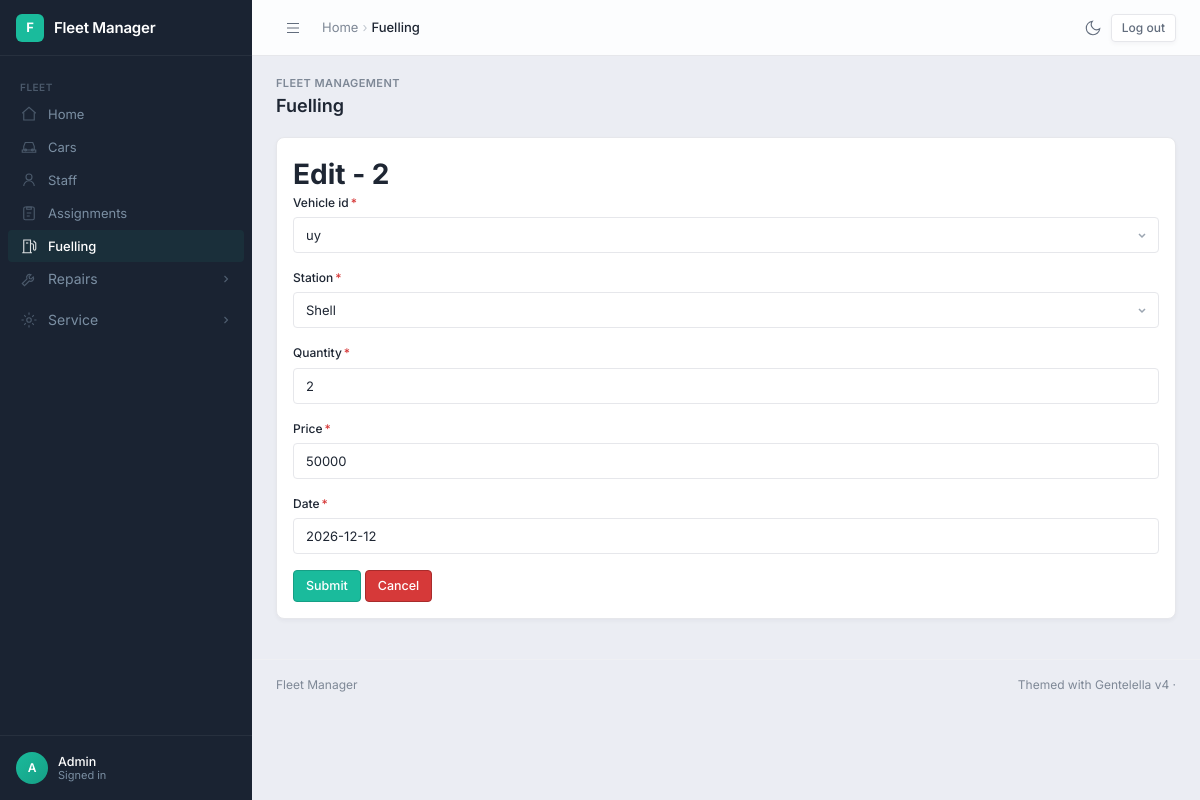
The page /edit_fuel/2/ (signed in) on the database its author committed.
### fleetmanagement/models.py (models this page shows, shortened)
class Fuelling(models.Model):
    STATION_OPTIONS = [
        ("S", "Shell"),
        ("T", "Total")
    ]
    vehicle_id = models.ForeignKey(Car, on_delete = models.CASCADE)
    station = models.CharField(choices=STATION_OPTIONS)
    quantity = models.IntegerField()
    price = models.IntegerField()
    date = models.DateField(auto_now=False)

### fleetmanagement/views.py (the view)
# urls.py: path('edit_fuel/<int:fuelid>/', edit_fuel, name='edit_fuel_page'),
@login_required
def edit_fuel(request, fuelid):
    fuel = Fuelling.objects.get(id = fuelid)
    message = ''
    if request.method == 'POST':
        fuel_form = FuellingForm(request.POST, instance=fuel)
        if fuel_form.is_valid():
            fuel_form.save()
            return redirect('fuelling_page')
        else:
            message = 'Form has invalid data'
    else:
        fuel_form = FuellingForm(instance=fuel)
    context = {
        'form' : fuel_form,
        'msg' : message,
        'fuel' : fuel
    }
    return render(request, "edit_fuel.html", context)

### fleetmanagement/forms.py
class FuellingForm(ModelForm):
    class Meta:
        model = Fuelling
        fields = '__all__'

### fleetmanagement/models.py (called while the page is built)
    def __str__(self):
            return self.number_plate

### fleetmanagement/templates/edit_fuel.html (shortened to what this page needs)
{% extends './home.html' %}
{% load crispy_forms_tags %}
{% block content %}
    <h1>Edit - {{fuel.id}}</h1>
    <form method="post" data-demo-submit="false">
        {{form|crispy}}
        <input type="submit" class="btn btn-primary">
        <a href="{% url 'fuelling_page' %}" class="btn btn-danger">Cancel</a>
    </form>
{% endblock content %}

### fleetmanagement/templates/home.html (shortened to what this page needs)
{% load static %}<!DOCTYPE html>
<html lang="en">
<head>
<link rel="stylesheet" crossorigin href="{% static 'gentelella/assets/main-v4-DB_ReeJG.css' %}">
<link rel="stylesheet" href="{% static 'gentelella/fleet-bridge.css' %}">
</head>
{% with u=request.resolver_match.url_name|default:'' %}
<body data-shell="admin">
<aside class="sidebar" aria-label="Primary navigation">
  <div class="sidebar-brand">
    <div class="brand-icon">F</div>
    <div class="brand-name">Fleet Manager</div>
  </div>
  <nav class="sidebar-nav">
    <div class="nav-group">
      <div class="nav-label">Fleet</div>
<a class="nav-link{% if u == 'home_page' %} active{% endif %}" href="{% url 'home_page' %}"><svg class="icon" width="18" height="18" viewBox="0 0 24 24" fill="none" stroke="currentColor" stroke-width="1.5"><path d="M3 11l9-8 9 8"/><path d="M5 10v10h14V10"/></svg><span class="nav-text">Home</span></a>
<a class="nav-link{% if 'car' in u %} active{% endif %}" href="{% url 'car_page' %}"><svg class="icon" width="18" height="18" viewBox="0 0 24 24" fill="none" stroke="currentColor" stroke-width="1.5"><path d="M5 16V11l2-5h10l2 5v5"/><path d="M3 16h18v3H3z"/><circle cx="7.5" cy="16" r="1.2"/><circle cx="16.5" cy="16" r="1.2"/></svg><span class="nav-text">Cars</span></a>
<a class="nav-link{% if 'staff' in u %} active{% endif %}" href="{% url 'staff_page' %}"><svg class="icon" width="18" height="18" viewBox="0 0 24 24" fill="none" stroke="currentColor" stroke-width="1.5"><circle cx="12" cy="8" r="4"/><path d="M5 20c0-3.9 3.1-7 7-7s7 3.1 7 7"/></svg><span class="nav-text">Staff</span></a>
<a class="nav-link{% if 'assign' in u %} active{% endif %}" href="{% url 'assignment_page' %}"><svg class="icon" width="18" height="18" viewBox="0 0 24 24" fill="none" stroke="currentColor" stroke-width="1.5"><rect x="5" y="4" width="14" height="17" rx="2"/><path d="M9 4h6v3H9zM9 12h6M9 16h4"/></svg><span class="nav-text">Assignments</span></a>
<a class="nav-link{% if 'fuel' in u %} active{% endif %}" href="{% url 'fuelling_page' %}"><svg class="icon" width="18" height="18" viewBox="0 0 24 24" fill="none" stroke="currentColor" stroke-width="1.5"><path d="M5 21V4h9v17M3 21h13"/><path d="M14 9h2a2 2 0 012 2v5a1.5 1.5 0 003 0V8l-3-3"/><path d="M8 8h3"/></svg><span class="nav-text">Fuelling</span></a>
<div class="nav-tree{% if 'repair' in u %} open has-active{% endif %}"><button type="button" class="nav-link nav-toggle" aria-expanded="{% if 'repair' in u %}true{% else %}false{% endif %}"><svg class="icon" width="18" height="18" viewBox="0 0 24 24" fill="none" stroke="currentColor" stroke-width="1.5"><path d="M14.7 6.3a4 4 0 00-5.4 5.4L3 18l3 3 6.3-6.3a4 4 0 005.4-5.4l-2.6 2.6-2.4-.6-.6-2.4z"/></svg><span class="nav-text">Repairs</span><svg class="nav-chev" width="12" height="12" viewBox="0 0 16 16" fill="none" stroke="currentColor" stroke-width="1.5" aria-hidden="true"><path d="M6 4l4 4-4 4"/></svg></button><div class="nav-sub"><div class="nav-sub-inner"><a class="nav-sublink{% if 'repair' in u and 'issues' in u %} active{% endif %}" href="{% url 'repair_issues_page' %}">Repair issues</a><a class="nav-sublink{% if 'repair' in u and 'records' in u %} active{% endif %}" href="{% url 'repair_records_page' %}">Repair records</a></div></div></div>
<div class="nav-tree{% if 'service' in u %} open has-active{% endif %}"><button type="button" class="nav-link nav-toggle" aria-expanded="{% if 'service' in u %}true{% else %}false{% endif %}"><svg class="icon" width="18" height="18" viewBox="0 0 24 24" fill="none" stroke="currentColor" stroke-width="1.5"><circle cx="12" cy="12" r="3"/><path d="M12 2v3M12 19v3M2 12h3M19 12h3M5.6 5.6l2.1 2.1M16.3 16.3l2.1 2.1M5.6 18.4l2.1-2.1M16.3 7.7l2.1-2.1"/></svg><span class="nav-text">Service</span><svg class="nav-chev" width="12" height="12" viewBox="0 0 16 16" fill="none" stroke="currentColor" stroke-width="1.5" aria-hidden="true"><path d="M6 4l4 4-4 4"/></svg></button><div class="nav-sub"><div class="nav-sub-inner"><a class="nav-sublink{% if 'service' in u and 'issues' in u %} active{% endif %}" href="{% url 'service_issues_page' %}">Service issues</a><a class="nav-sublink{% if 'service' in u and 'records' in u %} active{% endif %}" href="{% url 'service_records_page' %}">Service records</a></div></div></div>
    </div>
  </nav>
  <div class="sidebar-footer">
    <div class="sidebar-user">
      <div class="avatar">{% if user.is_authenticated %}{{ user.username|first|upper }}{% else %}?{% endif %}</div>
      <div class="sidebar-user-info">
        <div class="name">{% if user.is_authenticated %}{{ user.username }}{% else %}Guest{% endif %}</div>
        <div class="role">{% if user.is_authenticated %}Signed in{% else %}Not signed in{% endif %}</div>
      </div>
    </div>
  </div>
</aside>
<header class="topbar">
  <div class="topbar-left">
    <button class="sidebar-toggle" type="button" aria-label="Open menu" aria-controls="sidebar" aria-expanded="false">
      <svg width="20" height="20" viewBox="0 0 24 24" fill="none" stroke="currentColor" stroke-width="1.5" aria-hidden="true"><path d="M4 6h16M4 12h16M4 18h16"/></svg>
    </button>
    <nav class="breadcrumb" aria-label="Breadcrumb">
      <a href="{% url 'home_page' %}">Home</a><span class="sep" aria-hidden="true">&rsaquo;</span><span class="current" aria-current="page">{% block crumb %}{% if u == 'home_page' %}Home{% elif 'car' in u %}Cars{% elif 'staff' in u %}Staff{% elif 'assign' in u %}Assignments{% elif 'fuel' in u %}Fuelling{% elif 'repair' in u and 'issues' in u %}Repair issues{% elif 'repair' in u %}Repair records{% elif 'service' in u and 'issues' in u %}Service issues{% elif 'service' in u %}Service records{% elif u == 'login' %}Login{% elif 'sign' in u %}Sign up{% else %}Fleet Manager{% endif %}{% endblock %}</span>
    </nav>
  </div>
  <div class="topbar-right">
    <button class="tb-btn theme-toggle" type="button" title="Toggle theme" aria-label="Toggle theme" aria-pressed="false">
      <svg class="theme-icon-dark" width="18" height="18" viewBox="0 0 24 24" fill="none" stroke="currentColor" stroke-width="1.5" aria-hidden="true"><path d="M21 12.79A9 9 0 1 1 11.21 3 7 7 0 0 0 21 12.79z"/></svg>
    </button>
    <div class="auth-links">
      {% if user.is_authenticated %}
        <form method="post" action="{% url 'logout' %}">{% csrf_token %}<button type="submit" class="btn btn-outline btn-sm">Log out</button></form>
      {% else %}
        <a class="btn btn-outline btn-sm" href="{% url 'login' %}">Login</a>
        <a class="btn btn-primary btn-sm" href="{% url 'sign_up_page' %}">Sign up</a>
      {% endif %}
    </div>
  </div>
</header>
<main class="main">
  <div class="page-wrapper">
    <div class="page-header">
      <div class="page-header-row">
        <div>
          <div class="page-pretitle">Fleet management</div>
          <h1 class="page-title">{% block page_title %}{% if u == 'home_page' %}Home{% elif 'car' in u %}Cars{% elif 'staff' in u %}Staff{% elif 'assign' in u %}Assignments{% elif 'fuel' in u %}Fuelling{% elif 'repair' in u and 'issues' in u %}Repair issues{% elif 'repair' in u %}Repair records{% elif 'service' in u and 'issues' in u %}Service issues{% elif 'service' in u %}Service records{% elif u == 'login' %}Login{% elif 'sign' in u %}Sign up{% else %}Fleet Manager{% endif %}{% endblock %}</h1>
        </div>
      </div>
    </div>
    <div class="card">
      <div class="card-body fleet-content">
        {% block content %}{% endblock content %}
      </div>
    </div>
  </div>
  <footer class="footer"><span>Fleet Manager</span><span>Themed with Gentelella v4 &middot;</span></footer>
</main>
{% endwith %}
</body>
</html>

### static/gentelella/fleet-bridge.css (style rules this page uses)
body { background-color: rgb(235, 237, 243); }
nav a { display: block; }
.mb-3 { margin-bottom: 16px; }
.form-label .asteriskField, .asteriskField { color: var(--red); margin-inline-start: 2px; }
select.form-select { display: block; width: 100%; height: 36px; padding: 0 32px 0 12px; font: inherit; font-size: 13px; color: var(--text); background-color: var(--bg-surface); border: 1px solid var(--border-color); border-radius: var(--radius-sm); outline: none; cursor: pointer; appearance: none; -webkit-appearance: none; background-repeat: no-repeat; background-position: right 10px center; }
.fleet-content input[type="submit"].btn { cursor: pointer; }
.auth-links { display: flex; align-items: center; gap: 8px; }
.auth-links form { margin: 0; }

### rows shown on the page
Fuelling: id "2", vehicle_id "uy", station "Shell", quantity "2", price "50000", date "2026-12-12"

### other values the page prints
{{ user.username|first|upper }} "A"
{{ user.username }} "Admin"
